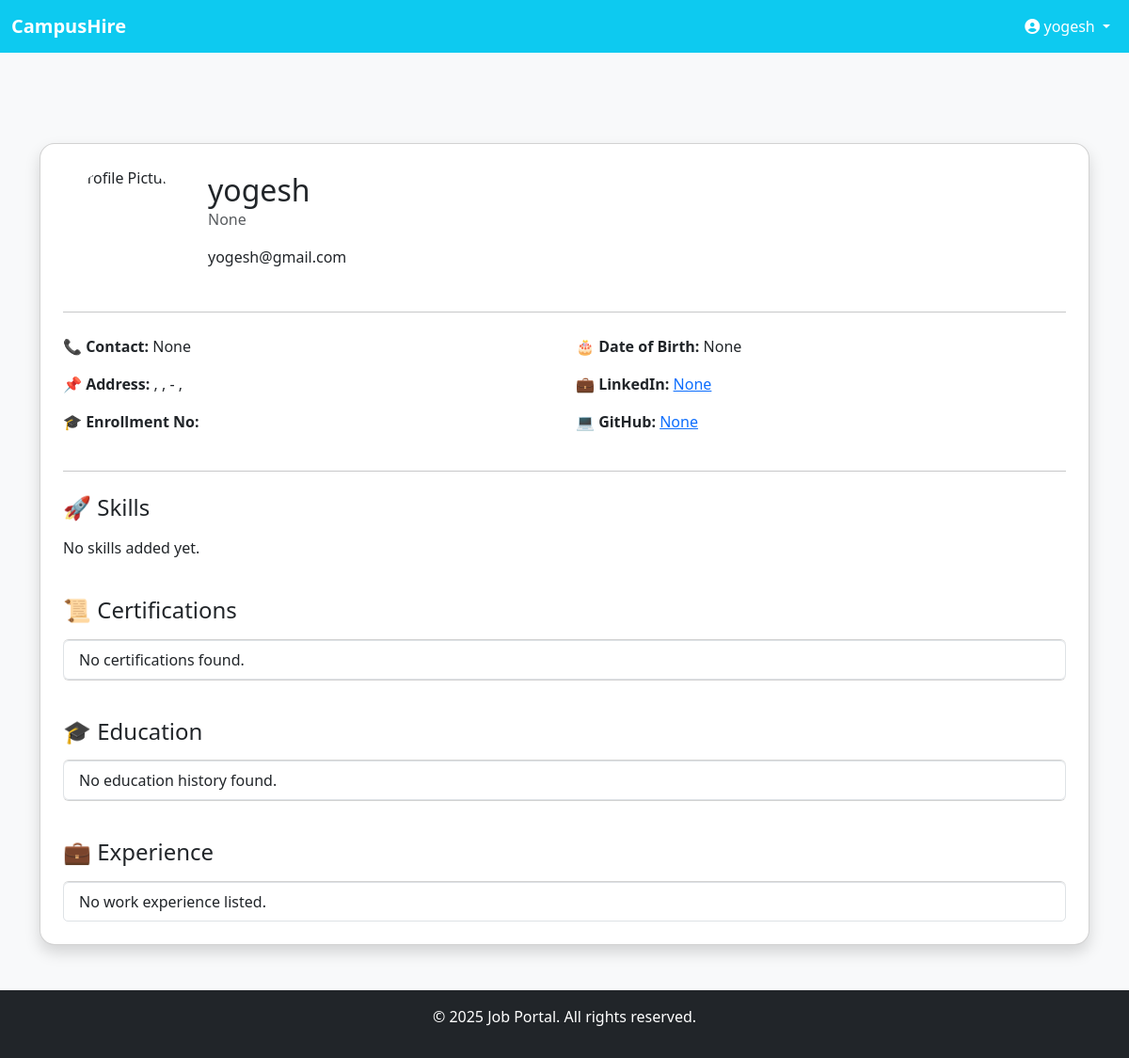
The app's page /view-profile/ (signed in) with its own data.
### users/models.py (models this page shows, shortened)
class User(models.Model):
    name = models.CharField(max_length=255)
    email = models.EmailField(unique=True)
    password = models.CharField(max_length=255)

class Profile(models.Model):
    user = models.OneToOneField(User, on_delete=models.SET_NULL, null=True, blank=True)
    name = models.CharField(max_length=100, blank=True, null=True)  # Store name separately
    email = models.EmailField(blank=True, null=True)  # Store email separately
    headline = models.CharField(max_length=255, blank=True, null=True)
    contact = models.CharField(max_length=15, blank=True, null=True)
    github = models.URLField(blank=True, null=True)
    linkedin = models.URLField(blank=True, null=True)
    profile_pic = models.ImageField(upload_to='profile_pics/', blank=True, null=True)
    resume = models.FileField(upload_to='resumes/', blank=True, null=True)
    street_address = models.CharField(max_length=255, blank=True)
    city = models.CharField(max_length=100, blank=True)
    state = models.CharField(max_length=100, blank=True)
    zip_code = models.CharField(max_length=20, blank=True)
    country = models.CharField(max_length=100, blank=True)
    enrollment = models.CharField(max_length=100, blank=True)
    dob = models.DateField(null=True, blank=True)

### users/views.py (the view)
# urls.py: path('view-profile/', views.profile_view, name='profile_view'),
def profile_view(request):
    user_id = request.session.get('user_id')
    if not user_id:
        messages.error(request, "You need to log in to view the profile.")
        return redirect('login')
    try:
        user = User.objects.get(id=user_id)
        profile = Profile.objects.get(user=user)
        profile_data = ProfileSkillsCertifications.objects.get(profile=profile)
        certifications = Certification.objects.filter(profile=profile_data)
        education = Education.objects.filter(profile=profile)
        experience = Experience.objects.filter(profile=profile)
        return render(request, "profile_view.html", {
            "user": user,
            "profile": profile,
            "profile_data": profile_data,
            "certifications": certifications,
            "education": education,
            "experience": experience,
        })
    except (User.DoesNotExist, Profile.DoesNotExist, ProfileSkillsCertifications.DoesNotExist):
        messages.error(request, "Profile data not found.")
        return redirect('profile')  # fallback to edit page

### users/Templates/profile_view.html (shortened to what this page needs)
{% extends "base/dashboardbase.html" %}
{% load static %}
{% block content %}
<div class="container mt-5">
  <div class="card shadow rounded-4 p-4">
    <div class="d-flex align-items-center">
      {% if profile.profile_pic %}
        <img src="{{ profile.profile_pic.url }}" alt="Profile Picture" class="rounded-circle me-4" style="width: 130px; height: 130px; object-fit: cover;">
      {% else %}
        <img src="{% static 'images/default-profile.png' %}" alt="Profile Picture" class="rounded-circle me-4" style="width: 130px; height: 130px;">
      {% endif %}
      <div>
        <h2 class="mb-0">{{ user.name }}</h2>
        <p class="text-muted">{{ profile.headline }}</p>
        <p> {{ user.email }}</p>
      </div>
    </div>
    <hr class="my-4">
    <div class="row">
      <div class="col-md-6">
        <p><strong>📞 Contact:</strong> {{ profile.contact }}</p>
        <p><strong>📌 Address:</strong> {{ profile.street_address }}, {{ profile.city }}, {{ profile.state }} - {{ profile.zip_code }}, {{ profile.country }}</p>
        <p><strong>🎓 Enrollment No:</strong> {{ profile.enrollment }}</p>
      </div>
      <div class="col-md-6">
        <p><strong>🎂 Date of Birth:</strong> {{ profile.dob }}</p>
        <p><strong>💼 LinkedIn:</strong> <a href="{{ profile.linkedin }}" target="_blank">{{ profile.linkedin }}</a></p>
        <p><strong>💻 GitHub:</strong> <a href="{{ profile.github }}" target="_blank">{{ profile.github }}</a></p>
      </div>
    </div>
    <hr class="my-4">
    <h4 class="mb-3">🚀 Skills</h4>
    <div>
      {% for skill in profile_data.skills %}
        <span class="badge bg-primary me-2 mb-2">{{ skill }}</span>
      {% empty %}
        <p>No skills added yet.</p>
      {% endfor %}
    </div>
    <h4 class="mt-4 mb-3">📜 Certifications</h4>
    <ul class="list-group mb-3">
      {% for cert in certifications %}
        <li class="list-group-item d-flex justify-content-between align-items-center">
          {{ cert.certification_name }}
          {% if cert.file %}
            <a href="{{ cert.file.url }}" class="btn btn-sm btn-outline-secondary" target="_blank">View Certificate</a>
          {% endif %}
        </li>
      {% empty %}
        <li class="list-group-item">No certifications found.</li>
      {% endfor %}
    </ul>
    <h4 class="mt-4 mb-3">🎓 Education</h4>
    <ul class="list-group mb-3">
      {% for edu in education %}
        <li class="list-group-item">{{ edu.education_level }} from <strong>{{ edu.college }}</strong> ({{ edu.degree }})</li>
      {% empty %}
        <li class="list-group-item">No education history found.</li>
      {% endfor %}
    </ul>
    <h4 class="mt-4 mb-3">💼 Experience</h4>
    <ul class="list-group">
      {% for exp in experience %}
        <li class="list-group-item">
          <strong>{{ exp.role }}</strong> at {{ exp.company }}
          <br>
          <small>{{ exp.start_date }} - {{ exp.end_date|default:"Present" }} | {{ exp.role_type }}</small>
        </li>
      {% empty %}
        <li class="list-group-item">No work experience listed.</li>
      {% endfor %}
    </ul>
  </div>
</div>
{% endblock %}

### users/Templates/base/dashboardbase.html (shortened to what this page needs)
<!DOCTYPE html>
<html lang="en">
<head>
    <link href="https://cdn.jsdelivr.net/npm/bootstrap@5.3.0/dist/css/bootstrap.min.css" rel="stylesheet">
</head>
<body class="d-flex flex-column min-vh-100">
    <nav class="navbar navbar-expand-lg navbar-light bg-info">
        <div class="container-fluid">
            <a class="navbar-brand text-white fw-bold" href="{% url 'dashboard'%}">CampusHire</a>
            <div class="collapse navbar-collapse" id="navbarNav">
                <ul class="navbar-nav ms-auto">
                    <li class="nav-item dropdown">
                        <a class="nav-link dropdown-toggle text-white" href="#" id="profileDropdown" role="button" data-bs-toggle="dropdown">
                            <i class="fas fa-user-circle"></i> {{ user.name }}
                        </a>
                    </li>
                </ul>
            </div>
        </div>
    </nav>
    <main class="flex-fill bg-light py-5">
        {% block content %}{% endblock %}
    </main>
    <footer class="bg-dark text-white text-center py-3">
        <p>&copy; 2025 Job Portal. All rights reserved.</p>
    </footer>
</body>
</html>

### records on screen
User: name "yogesh", email "yogesh@gmail.com"
Profile: headline "None", contact "None", dob "None", linkedin "None", github "None"
